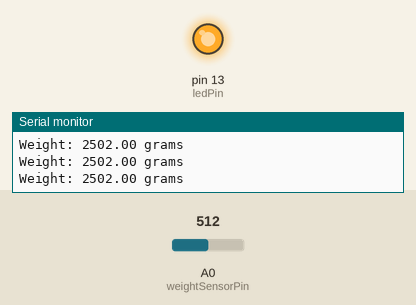
Simulated run of this sketch. Board: Arduino Uno, built with avr-gcc and run on an emulated ATmega328P. On the bench: output pins drawn as LEDs (lit = HIGH), the last lines printed to the serial monitor. The inputs (shaded band) are chosen by the test bench; at power-on: A0 (weightSensorPin) = 512.

Above: at 1.3 s.
1.4 s: A0 (weightSensorPin) set to 421
2.9 s: A0 (weightSensorPin) set to 398
At 3.6 s:
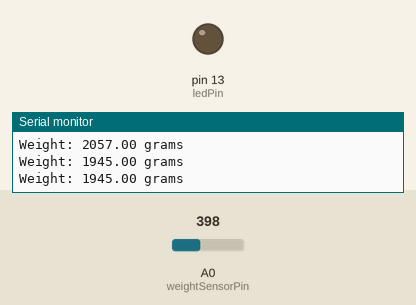
4.5 s: A0 (weightSensorPin) set to 511
At 4.9 s:
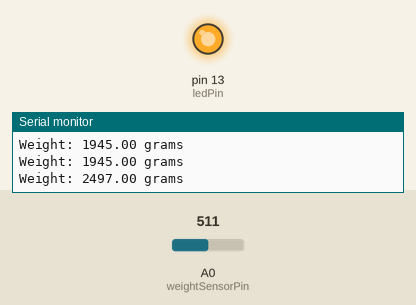
6.0 s: A0 (weightSensorPin) set to 306
At 7.3 s:
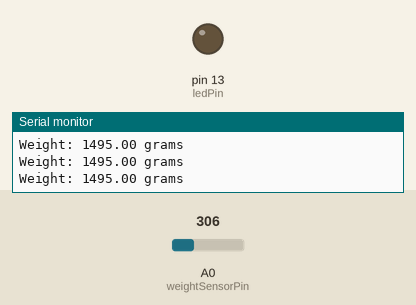
Timing chart, 0 to 8.5 s (numbered marks = the images above; inputs shaded):
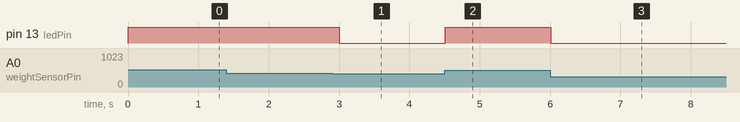

Measured:
- the behaviour switches between 410 and 409 on A0 (weightSensorPin) (found by bisection; images 0 and 1)
- after the input at 2.9 s, pin 13 (ledPin): HIGH → LOW after 0.11 s
- after the input at 4.5 s, pin 13 (ledPin): LOW → HIGH at once
- after the input at 6.0 s, pin 13 (ledPin): HIGH → LOW at once

The sketch:

weightSensor.ino
```cpp
// Define the pins
const int weightSensorPin = A0;
const int ledPin = 13;

void setup()
{
    // Initialize serial communication
    Serial.begin(9600);

    // Set the LED pin as an output
    pinMode(ledPin, OUTPUT);
}

void loop()
{
    // Read the value from the weight sensor
    int sensorValue = analogRead(weightSensorPin);

    // Convert the sensor value to weight in grams
    float weight = map(sensorValue, 0, 1023, 0, 5000); // Assuming a 5kg weight sensor range

    // Print the weight to the serial monitor
    Serial.print("Weight: ");
    Serial.print(weight);
    Serial.println(" grams");

    // Turn on the LED if weight exceeds a certain threshold
    if (weight > 2000)
    { // Change the threshold value as needed
        digitalWrite(ledPin, HIGH);
    }
    else
    {
        digitalWrite(ledPin, LOW);
    }

    // Delay for stability
    delay(500);
}
```
